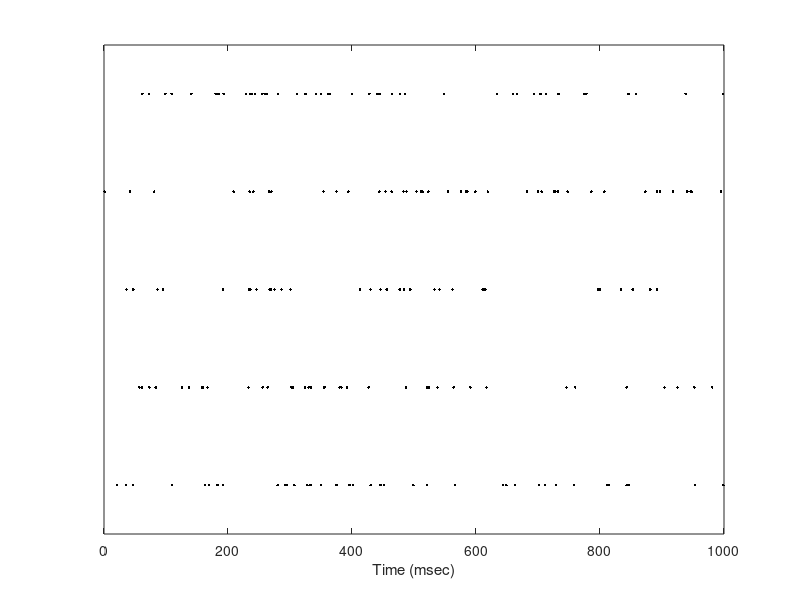
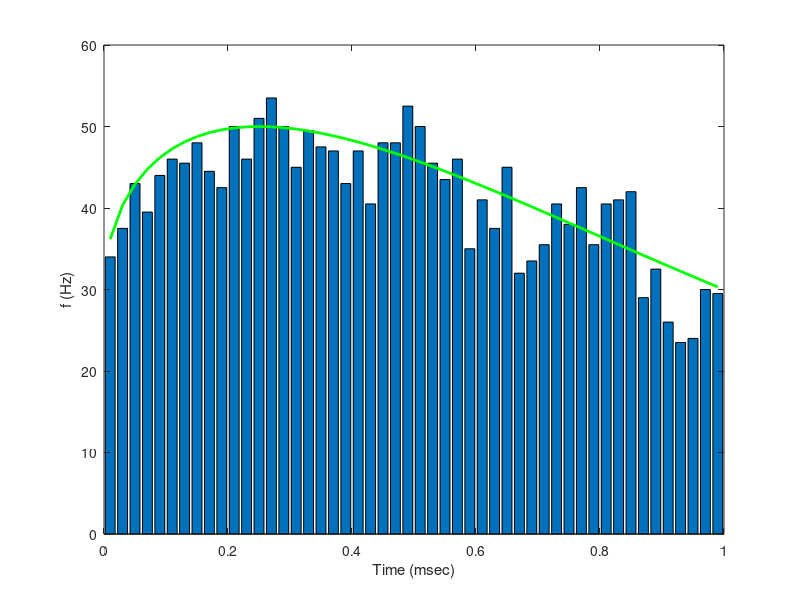

Here is the MATLAB script that generated these plots, in order: (Note: this script raises an error after producing the figures.)
clear all; close all;
% we will consider a simulated neuron that has a cosine tuning curve described in equation 1
% equation 1: f(s) = r_0 + (r_max - r_0) * cos(s - s_max)
% where f is the firing rate (in spikes per second), s is the reaching angle of the arm
% s_max is the reaching angle associated with the maximum response r_max, and r_0 is the baseline firing rate
% and r_0 is an offset that shifts the tuning curve up from the zero axis.
% Let r_0 = 30, r_max = 50, and s_max = pi / 2

r_0 = 30;
r_max = 50;
s_max = pi / 2;
tc = @(s) r_0 + (r_max - r_0) * cos(s - s_max);

% but now the reaching angle s will be time-dependent with the following form:
% equation 2: s(t) = sqrt(t) * pi;
% where t is the time in seconds. 0 <= t <= 1

s_t = @(t) sqrt(t) * pi;
s_inhom = zeros(1, 1000);
for i = 1:1000
    s_inhom(i) = s_t(i / 1000);
end

% (a) Generate 100 spike trains, each 1 second in duration
% , according to an inhomogeneous Poisson process with a firing rate profile defined by equation 1 and 2
% Plot 5 of the generated spike trains.


spikes_inhom = zeros(100, 1000);

% get max lambda;
max_lambda = max(tc(s_inhom));
for i = 1:100
    spikeN = poissrnd(max_lambda);
    % generate spike times
    spikeTimes = rand(1, spikeN);

    for j = 1:spikeN
        U = rand;
        if U < tc(s_inhom(ceil(spikeTimes(j) * 1000))) / max_lambda
            spikes_inhom(i, ceil(spikeTimes(j) * 1000)) = 1;
        end
    end
end

figure;
for i = 1:5
    X = find(spikes_inhom(i, :));
    plot(X, i * ones(1, length(X)), 'k.')
    hold on
end
set(gca, 'YTick', []);
ylim([0.5 5.5]);
xlabel("Time (msec)")
saveas(gcf, './results/3-a.jpg'); close all;

% (b) Plot the spike histogram by taking spike counts in non-overlapping 20 ms bins, 
% then averaging across the 100 trials. The spike histogram should have firing rate (in spikes / second)
% as the vertical axis and time (in msec, not time bin index) as the horizontal axis.
% Plot the expected firing rate profile defined by equation 1 and 2 on the same plot.
% Does the spike histogram agree with the expected firing rate profile?

spikeCounts20msInhom = zeros(100, 50);
for i = 1:100
    spikeCounts20msInhom(i, :) = sum(reshape(spikes_inhom(i, :), 20, 50), 1);
end
Y = mean(spikeCounts20msInhom, 1) * 1000 / 20;
X = (10:20:1000) / 1000;

figure;
bar(X, Y)
hold on
plot(X, tc(s_inhom(10:20:1000)), 'g', 'LineWidth', 2)
ylabel("f (Hz)")
xlabel("Time (msec)")
saveas(gcf, './results/3-b.jpg'); close all;

% (c) For each trial, count the number of spikes across the entire trial.
% Plot the normalized distribution of spike counts (i.e. normalized so that the area under the distribution equals one).
% Fit a poisson distribution to the empirical distribution and plot it on top of the empirical distribution.

spikeCountsInhom = sum(spikes_inhom, 2);
figure;
histogram(spikeCountsInhom, 'Normalization', 'probability');
hold on
x = 0:1:max(spikeCountsInhom);
y = poisspdf(x, mean(tc(s_inhom)));
plot(x, y, 'r', 'LineWidth', 2)
xlabel("Spike Counts")
ylabel("Probability")
saveas(gcf, './results/3-c.jpg'); close all;


% (d) Plot the normalized distribution of ISIs
% Fit an exponential distribution to the empirical distribution and plot it on top of the empirical distribution.


ISIsInhom = [];
for i = 1:100
    ISIsInhom = [ISIsInhom, diff(find(spikes_inhom(i, :)))];
end
ISIsInhom = ISIsInhom / 1000;
figure;
histogram(ISIsInhom, 'Normalization', 'pdf')
hold on
x = 0:0.001:max(ISIsInhom);
y = exppdf(x, 1 / mean(tc(s_inhom)));
plot(x, y, 'r', 'LineWidth', 2)
xlabel("ISIs (s)")
ylabel("Probability Density")
saveas(gcf, './results/3-d.jpg'); close all;